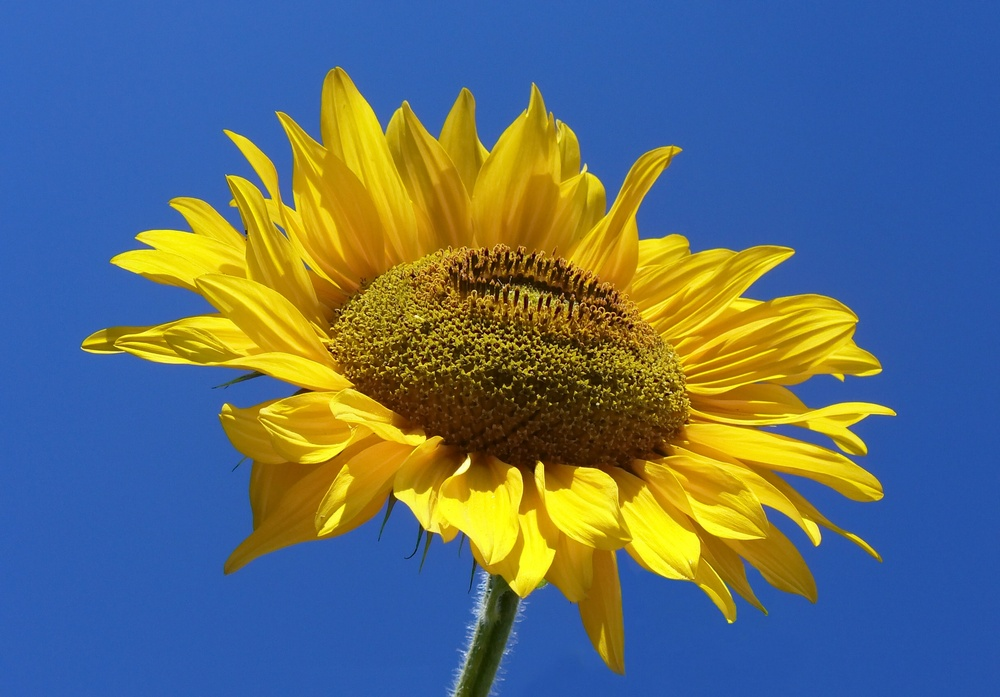
#> input picture sample.jpg, 1000 x 697 px, shrunk from 2434 x 1697 before the run, found by its file name
$ python ex3.py
#> lines starting #> are read from the running program, lines starting #| are printed output that depends on the picture; after the words box and inside, x2 and y2 are one past the last pixel; in counts of white or black regions, pixels touching at a corner belong together
import cv2
img = cv2.imread("C:/Users/OWNER/Desktop/AI PS/AI4/sample.jpg")
#> img is the input picture: shape (697, 1000, 3); mean B, G, R 116.5, 110.1, 93.3
grayImg = cv2.cvtColor(img,cv2.COLOR_BGR2GRAY)
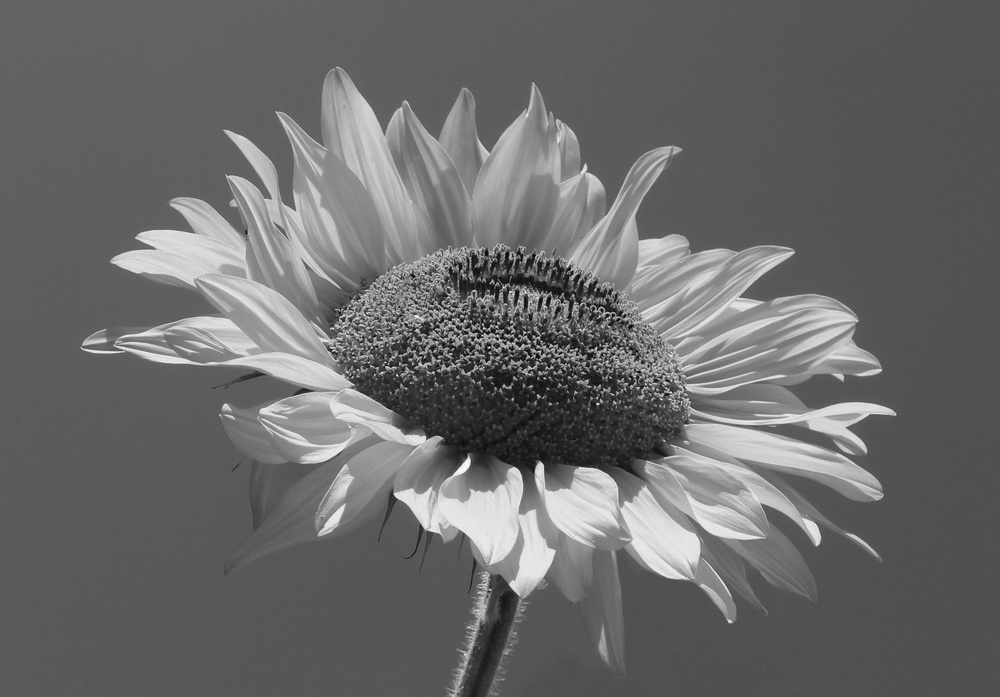
#> grayImg: shape (697, 1000); min 7, max 249, mean 105.8
thresImg = cv2.threshold(grayImg,200,255,cv2.THRESH_BINARY)[1]
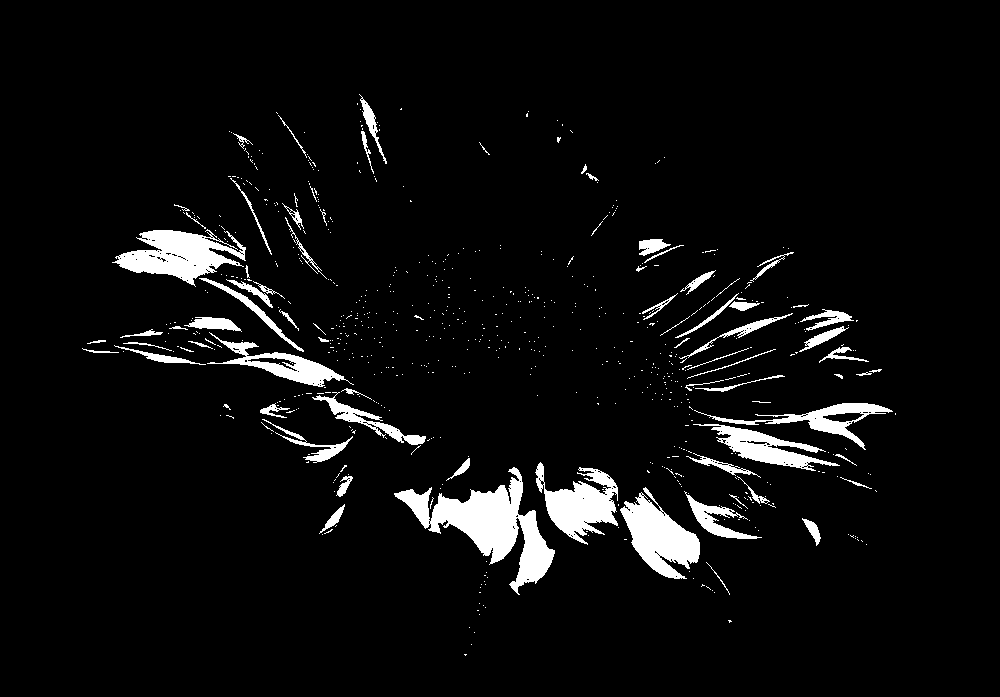
#> thresImg: shape (697, 1000); 5.2% white; 705 white regions (630 under 20 px), largest, box (x1, y1, x2, y2) and area: (394, 467, 555, 595) 6745, (112, 229, 246, 287) 3901, (620, 487, 700, 579) 3670
cv2.imwrite("thresholdImage.jpg",thresImg)
